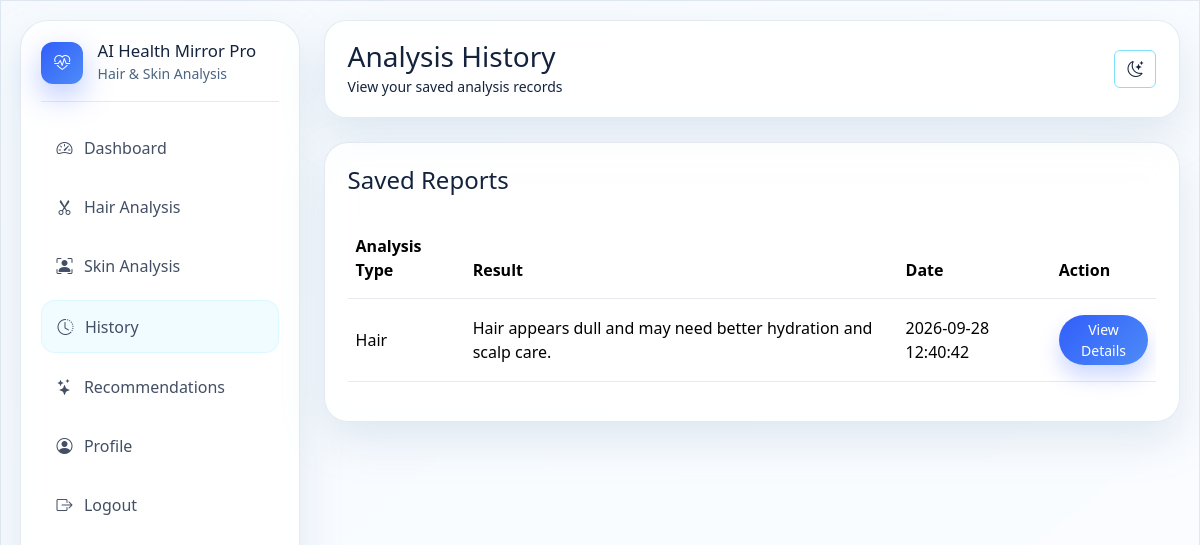
Screenshot of /history (signed in) with the database file from the repository.
### tables this page shows
CREATE TABLE analysis_history (
                id INTEGER PRIMARY KEY AUTOINCREMENT,
                user_id INTEGER NOT NULL,
                analysis_type TEXT NOT NULL,
                image_path TEXT NOT NULL,
                result TEXT NOT NULL,
                recommendations TEXT NOT NULL,
                created_at TIMESTAMP DEFAULT CURRENT_TIMESTAMP,
                FOREIGN KEY (user_id) REFERENCES users (id)
            );

### app.py (the view)
@app.route("/history")
@login_required
def history():
    with get_db_connection() as conn:
        rows = conn.execute(
            "SELECT * FROM analysis_history WHERE user_id = ? ORDER BY created_at DESC",
            (session["user_id"],),
        ).fetchall()
    analyses = []
    for row in rows:
        item = dict(row)
        item["recommendations"] = json.loads(row["recommendations"]) if row["recommendations"] else {}
        analyses.append(item)
    return render_template("history.html", analyses=analyses)

### app.py (called while the page is built)
def get_db_connection():
    conn = sqlite3.connect(DB_PATH)
    conn.row_factory = sqlite3.Row
    return conn

def login_required(view_func):
    @wraps(view_func)
    def wrapper(*args, **kwargs):
        if "user_id" not in session:
            flash("Please log in to continue.", "warning")
            return redirect(url_for("login"))
        return view_func(*args, **kwargs)
    return wrapper

@app.context_processor
def inject_user():
    return {
        "logged_in_user": session.get("user_name"),
        "current_year": datetime.now().year,
    }

### templates/history.html (shortened to what this page needs)
<!DOCTYPE html>
<html lang="en">
<head>
    <link href="https://cdn.jsdelivr.net/npm/bootstrap@5.3.3/dist/css/bootstrap.min.css" rel="stylesheet">
    <link rel="stylesheet" href="https://cdn.jsdelivr.net/npm/bootstrap-icons@1.11.3/font/bootstrap-icons.min.css">
    <link rel="stylesheet" href="{{ url_for('static', filename='css/style.css') }}">
</head>
<body class="theme-light app-body">
    <div class="app-shell">
        <aside class="sidebar glass-card">
            <div class="brand-block">
                <div class="brand-icon"><i class="bi bi-heart-pulse"></i></div>
                <div>
                    <h5>AI Health Mirror Pro</h5>
                    <small>Hair & Skin Analysis</small>
                </div>
            </div>
            <nav class="nav flex-column sidebar-nav">
                <a class="nav-link" href="{{ url_for('dashboard') }}"><i class="bi bi-speedometer2"></i> Dashboard</a>
                <a class="nav-link" href="{{ url_for('hair_analysis') }}"><i class="bi bi-scissors"></i> Hair Analysis</a>
                <a class="nav-link" href="{{ url_for('skin_analysis') }}"><i class="bi bi-person-bounding-box"></i> Skin Analysis</a>
                <a class="nav-link active" href="{{ url_for('history') }}"><i class="bi bi-clock-history"></i> History</a>
                <a class="nav-link" href="{{ url_for('recommendations') }}"><i class="bi bi-stars"></i> Recommendations</a>
                <a class="nav-link" href="{{ url_for('profile') }}"><i class="bi bi-person-circle"></i> Profile</a>
                <a class="nav-link" href="{{ url_for('logout') }}"><i class="bi bi-box-arrow-right"></i> Logout</a>
            </nav>
        </aside>
        <main class="main-content">
            <nav class="topbar glass-card d-flex justify-content-between align-items-center">
                <div>
                    <h3>Analysis History</h3>
                    <small>View your saved analysis records</small>
                </div>
                <button class="btn btn-outline-primary theme-toggle" type="button"><i class="bi bi-moon-stars"></i></button>
            </nav>
            <section class="panel-block glass-card mt-4">
                <div class="panel-head">
                    <h4>Saved Reports</h4>
                </div>
                {% if analyses %}
                    <div class="table-responsive">
                        <table class="table custom-table align-middle">
                            <thead>
                                <tr>
                                    <th>Analysis Type</th>
                                    <th>Result</th>
                                    <th>Date</th>
                                    <th>Action</th>
                                </tr>
                            </thead>
                            <tbody>
                                {% for analysis in analyses %}
                                    <tr>
                                        <td>{{ analysis.analysis_type|title }}</td>
                                        <td>{{ analysis.result }}</td>
                                        <td>{{ analysis.created_at }}</td>
                                        <td><a href="{{ url_for('result', analysis_id=analysis.id) }}" class="btn btn-primary btn-sm btn-pill">View Details</a></td>
                                    </tr>
                                {% endfor %}
                            </tbody>
                        </table>
                    </div>
                {% else %}
                    <div class="empty-state py-5 text-center">
                        <p>No previous analysis records found.</p>
                        <a href="{{ url_for('dashboard') }}" class="btn btn-primary btn-pill">Go to Dashboard</a>
                    </div>
                {% endif %}
            </section>
        </main>
    </div>
</body>
</html>

### static/css/style.css (style rules this page uses)
:root { --bg-dark: #07111f; --bg-darker: #020b16; --glass: rgba(13, 25, 41, 0.52); --glass-strong: rgba(10, 20, 33, 0.8); --card: rgba(255, 255, 255, 0.08); --border: rgba(255, 255, 255, 0.12); --text: #ebf3ff; --muted: #a9bfd8; --primary: #61dafb; --primary-2: #7c8cff; --accent: #81f7c5; --warning: #ffd774; --danger: #ff7b8f; --shadow: 0 18px 40px rgba(6, 18, 31, 0.35); --input-bg: rgba(255,255,255,0.04); --section-alt: rgba(143, 176, 255, 0.04); }
body.theme-light { --bg-dark: #eef6ff; --bg-darker: #dfeeff; --glass: rgba(255, 255, 255, 0.72); --glass-strong: rgba(255, 255, 255, 0.92); --card: rgba(255, 255, 255, 0.7); --border: rgba(50, 80, 120, 0.12); --text: #14233d; --muted: #4d6481; --primary: #315efb; --primary-2: #4d8cf7; --accent: #17b978; --warning: #d99b00; --danger: #d64c69; --shadow: 0 18px 40px rgba(149, 170, 201, 0.25); --input-bg: rgba(19, 33, 61, 0.04); --section-alt: rgba(117, 153, 255, 0.06); }
* { box-sizing: border-box; }
body { margin: 0; font-family: 'Segoe UI', Tahoma, Geneva, Verdana, sans-serif; background: linear-gradient(140deg, var(--bg-darker), var(--bg-dark)); color: var(--text); min-height: 100vh; transition: all 0.3s ease; overflow-x: hidden; }
a { text-decoration: none; }
.navbar-glass, .glass-card, .app-shell, .site-footer, .auth-card, .panel-block, .metric-card, .action-card, .feature-card, .tech-card, .benefit-card, .info-card, .step-card, .disclaimer-box { backdrop-filter: blur(16px); -webkit-backdrop-filter: blur(16px); background: var(--glass); border: 1px solid var(--border); box-shadow: var(--shadow); }
.brand-icon { width: 42px; height: 42px; border-radius: 12px; display: inline-flex; align-items: center; justify-content: center; background: linear-gradient(135deg, var(--primary), var(--primary-2)); color: white; box-shadow: 0 12px 30px rgba(60, 103, 255, 0.35); }
.nav-link { color: var(--text)!important; opacity: 0.8; }
.btn-primary { background: linear-gradient(135deg, var(--primary), var(--primary-2)); border: none; box-shadow: 0 12px 20px rgba(63, 109, 255, 0.25); }
.btn-outline-primary { border-color: rgba(97, 218, 251, 0.8); color: var(--text); }
.btn-pill { border-radius: 999px; }
.app-body { min-height: 100vh; padding-bottom: 2rem; }
.app-shell { max-width: 1500px; margin: 0 auto; padding: 1.2rem; display: flex; gap: 1.5rem; min-height: 100vh; }
.sidebar { width: 280px; border-radius: 28px; padding: 1.25rem; flex-shrink: 0; }
.brand-block { display: flex; align-items: center; gap: 0.9rem; padding-bottom: 1rem; border-bottom: 1px solid var(--border); margin-bottom: 1.25rem; }
.brand-block h5 { margin: 0; font-size: 1.05rem; }
.brand-block small { color: var(--muted); }
.sidebar-nav { gap: 0.5rem; }
.sidebar-nav .nav-link { display: flex; align-items: center; gap: 0.72rem; padding: 0.85rem 0.95rem; border-radius: 14px; color: var(--text)!important; transition: all 0.2s ease; }
.sidebar-nav .nav-link.active, .sidebar-nav .nav-link:hover { background: rgba(97, 218, 251, 0.12); border: 1px solid rgba(97, 218, 251, 0.18); }
.main-content { flex: 1; min-width: 0; }
.topbar { padding: 1.2rem 1.4rem; border-radius: 22px; display: flex; align-items: center; justify-content: space-between; margin-bottom: 1rem; }
.topbar h3 { margin: 0; }
.panel-block { border-radius: 24px; padding: 1.4rem; }
.panel-head { display: flex; justify-content: space-between; align-items: center; margin-bottom: 1rem; }
.custom-table { color: var(--text); }
.custom-table th, .custom-table td { border-color: var(--border); padding-top: 1rem; padding-bottom: 1rem; }

### rows the page displays
analysis_history: analysis_type "Hair", result "Hair appears dull and may need better hydration and scalp care.", created_at "2026-09-28 12:40:42"
